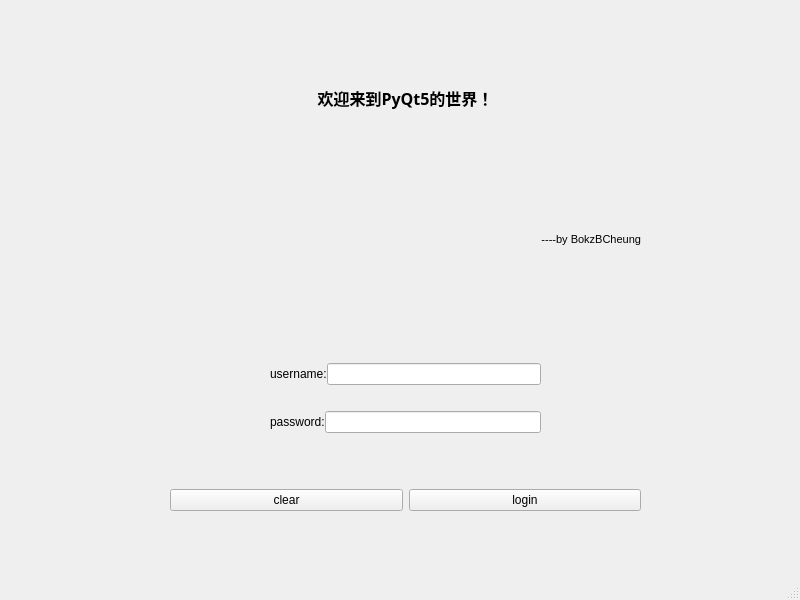
<?xml version="1.0" encoding="UTF-8"?>
<ui version="4.0">
 <class>MainWindow</class>
 <widget class="QMainWindow" name="MainWindow">
  <property name="geometry">
   <rect>
    <x>0</x>
    <y>0</y>
    <width>800</width>
    <height>600</height>
   </rect>
  </property>
  <property name="windowTitle">
   <string>MainWindow</string>
  </property>
  <widget class="QWidget" name="centralwidget">
   <widget class="QWidget" name="verticalLayoutWidget_2">
    <property name="geometry">
     <rect>
      <x>170</x>
      <y>30</y>
      <width>471</width>
      <height>481</height>
     </rect>
    </property>
    <layout class="QVBoxLayout" name="verticalLayout_2">
     <item>
      <layout class="QVBoxLayout" name="verticalLayout">
       <item>
        <widget class="QLabel" name="label_title">
         <property name="font">
          <font>
           <family>微软雅黑</family>
           <pointsize>12</pointsize>
           <weight>75</weight>
           <bold>true</bold>
          </font>
         </property>
         <property name="cursor">
          <cursorShape>ArrowCursor</cursorShape>
         </property>
         <property name="mouseTracking">
          <bool>false</bool>
         </property>
         <property name="layoutDirection">
          <enum>Qt::LeftToRight</enum>
         </property>
         <property name="text">
          <string>欢迎来到PyQt5的世界！</string>
         </property>
         <property name="alignment">
          <set>Qt::AlignCenter</set>
         </property>
        </widget>
       </item>
       <item>
        <widget class="QLabel" name="label_auth">
         <property name="enabled">
          <bool>true</bool>
         </property>
         <property name="font">
          <font>
           <family>Segoe UI</family>
           <pointsize>8</pointsize>
          </font>
         </property>
         <property name="autoFillBackground">
          <bool>false</bool>
         </property>
         <property name="text">
          <string>----by BokzBCheung</string>
         </property>
         <property name="textFormat">
          <enum>Qt::AutoText</enum>
         </property>
         <property name="scaledContents">
          <bool>false</bool>
         </property>
         <property name="alignment">
          <set>Qt::AlignRight|Qt::AlignTrailing|Qt::AlignVCenter</set>
         </property>
         <property name="wordWrap">
          <bool>false</bool>
         </property>
         <property name="margin">
          <number>10</number>
         </property>
        </widget>
       </item>
      </layout>
     </item>
     <item>
      <layout class="QHBoxLayout" name="horizontalLayout" stretch="1,4">
       <property name="spacing">
        <number>0</number>
       </property>
       <property name="sizeConstraint">
        <enum>QLayout::SetDefaultConstraint</enum>
       </property>
       <property name="leftMargin">
        <number>100</number>
       </property>
       <property name="topMargin">
        <number>50</number>
       </property>
       <property name="rightMargin">
        <number>100</number>
       </property>
       <property name="bottomMargin">
        <number>10</number>
       </property>
       <item>
        <widget class="QLabel" name="label_username">
         <property name="text">
          <string>username:</string>
         </property>
        </widget>
       </item>
       <item>
        <widget class="QLineEdit" name="lineEdit_username"/>
       </item>
      </layout>
     </item>
     <item>
      <layout class="QHBoxLayout" name="horizontalLayout_2" stretch="1,4">
       <property name="spacing">
        <number>0</number>
       </property>
       <property name="leftMargin">
        <number>100</number>
       </property>
       <property name="topMargin">
        <number>10</number>
       </property>
       <property name="rightMargin">
        <number>100</number>
       </property>
       <property name="bottomMargin">
        <number>50</number>
       </property>
       <item>
        <widget class="QLabel" name="label_passord">
         <property name="text">
          <string>password:</string>
         </property>
        </widget>
       </item>
       <item>
        <widget class="QLineEdit" name="lineEdit_password"/>
       </item>
      </layout>
     </item>
     <item>
      <layout class="QHBoxLayout" name="horizontalLayout_3">
       <item>
        <widget class="QPushButton" name="pushButton_clear">
         <property name="text">
          <string>clear</string>
         </property>
        </widget>
       </item>
       <item>
        <widget class="QPushButton" name="pushButton_login">
         <property name="text">
          <string>login</string>
         </property>
        </widget>
       </item>
      </layout>
     </item>
    </layout>
   </widget>
  </widget>
  <widget class="QMenuBar" name="menubar">
   <property name="geometry">
    <rect>
     <x>0</x>
     <y>0</y>
     <width>800</width>
     <height>23</height>
    </rect>
   </property>
  </widget>
  <widget class="QStatusBar" name="statusbar"/>
 </widget>
 <resources/>
 <connections/>
</ui>
